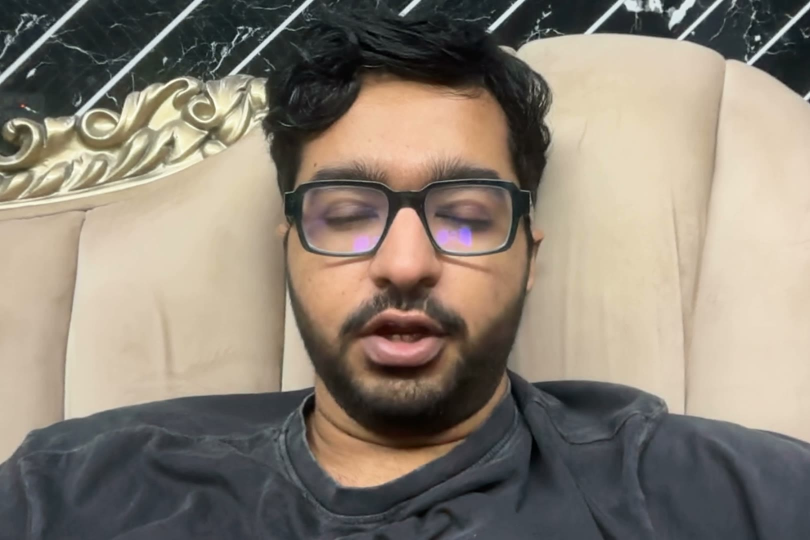
#> input picture backend/data/derived/videos/53019d28cee5911f/shot_0000.jpg, 1620 x 1080 px (shown at 1/2 size)
$ python -i fingerprints.py   (imports and definitions only)
#> lines starting #> are read from the running program, lines starting #| are printed output that depends on the picture
"""Shot fingerprints: deterministic shot-level representations.

Built from a Phase 2 `VideoRepresentation`. Each fingerprint holds:

- timeline bounds (start, end, duration)
- a perceptual visual fingerprint (64-bit aHash, 16 hex chars)
- a colour fingerprint (mean RGB + per-channel histogram)
- a normalized transcript and token list
- flags (has_speech, sequence_index)

The visual fingerprint is computed from the *first* available
keyframe. Phase 2 ships exactly one keyframe per shot (the
midpoint frame); we use whichever the Phase 2 pipeline produced.

Implementation note: we use a pure-Pillow DCT-based pHash rather
than depending on `imagehash` (which is not in `pyproject.toml`
and which we don't want to add when 60 lines of numpy + PIL give
us the same answer). The output is a 16-hex-char string.

Phase 3 visual-fingerprint repair: the 64-bit pHash alone
*degenerates* on visually uniform / solid-colour content (e.g.
the Phase 3 controlled fixtures). The fingerprint therefore
additionally carries a colour fingerprint (mean RGB + a small
per-channel histogram). Both signals are exposed
independently; `app.services.alignment.similarity.visual_similarity`
blends them. See the build-log entry for the Phase 3 repair
for the rationale.
"""

from __future__ import annotations

import re
import string
from pathlib import Path

import numpy as np
from PIL import Image

from app.models.alignment import ShotFingerprint
from app.models.media import VideoRepresentation

# 64-bit pHash → 16 hex chars. Stored as a string for portability
# across JSON serialization and human-readable diagnostics.
_HASH_BITS = 64
_HASH_HEX_CHARS = _HASH_BITS // 4
_ZERO_HASH = "0" * _HASH_HEX_CHARS

# Colour histogram: 4 bins per channel x 3 channels = 12 bins
# total. The histogram is *normalized* (sums to 1.0) so the
# downstream `histogram_intersection` similarity is in [0, 1].
_HIST_BINS_PER_CHANNEL = 4
_HIST_TOTAL_BINS = _HIST_BINS_PER_CHANNEL * 3

# Transcript normalization. Lowercase, strip punctuation, collapse
# whitespace. Keep digits + ASCII letters; everything else becomes
# whitespace before collapsing.
_PUNCT_RE = re.compile(f"[{re.escape(string.punctuation)}]")


# [19 lines left out: functions _normalize_transcript, _tokenize, not called in this run]


# ---------------------------------------------------------------------------
# Visual fingerprint (pHash via DCT).
# ---------------------------------------------------------------------------


def _dct_2d_8x8(gray32: np.ndarray) -> np.ndarray:
    """Compute an 8x8 DCT-II on a 32x32 grayscale float array.

    Implemented in numpy using the orthonormal DCT-II matrix
    factorization `C @ x @ C.T` with the standard orthonormal
    basis. This is deterministic, has no external deps, and is
    plenty fast for one keyframe per shot.

    We only need the top-left 8x8 of the result (the lowest
    frequencies), so we slice before allocating the full
    transform.
    """
    n = 32
    if gray32.shape != (n, n):
        raise ValueError(f"expected ({n},{n}) input, got {gray32.shape}")

    # Orthonormal DCT-II basis.
    k = np.arange(n)
    basis = np.cos(np.pi * np.outer(k + 0.5, k) / n)
    basis[0, :] *= 1.0 / np.sqrt(2.0)
    basis *= np.sqrt(2.0 / n)

    full = basis @ gray32 @ basis.T
    # Top-left 8x8 holds the lowest-frequency coefficients.
    return full[:8, :8]


def _phash_from_keyframe(path: Path) -> str:
    """Compute a 64-bit pHash of a keyframe image.

    Steps (standard pHash recipe):
    1. Reduce to 32x32 grayscale.
    2. Compute DCT, keep top-left 8x8 (excluding DC).
    3. Compare each coefficient against the median of the kept
       block; bits encode above/below median.
    4. Pack into 16 hex chars.

    To avoid the well-known pHash degeneracy on near-monochrome
    images (where the non-DC coefficients are all roughly the
    same sign, so the median test produces the same bit pattern
    regardless of colour), we replace the top 8 bits of the hash
    with a quantized mean-luminance code (8 levels). The
    remaining 56 bits are still the standard pHash median test,
    so visually-similar content still scores similarly.

    Returns "0" * 16 if the file cannot be read.
    """
    try:
        with Image.open(path) as im:
#> im is the input picture: PIL image 1620x1080 RGB; mean R, G, B 138.1, 128.4, 115.8
            gray = im.convert("L").resize((32, 32), Image.Resampling.LANCZOS)
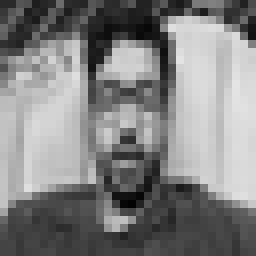
#> gray: PIL image 32x32 L (shown 8 times larger); min 2, max 228, mean 129.9
    except (OSError, FileNotFoundError, ValueError):
        return _ZERO_HASH

    arr = np.asarray(gray, dtype=np.float64)
    dct = _dct_2d_8x8(arr)
#> in _dct_2d_8x8, `full = basis @ gray32 @ basis.T`:
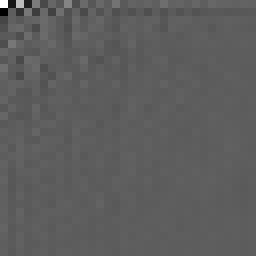
#> full: shape (32, 32) float64 (shown 8 times larger); min -1031, max 1775.9, mean 0.6; drawn with min black and max white
    block = dct.copy()
    block[0, 0] = 0.0
    flat = block.flatten()
#> flat = 64 values, max 1052.5 at index 2, min -1031 at index 8, mean -16.09
    med = float(np.median(flat))
#> med = 13.66
    bits = (flat > med).astype(np.uint8)
#> bits = 64 values, max 1 at index 2, min 0 at index 0, mean 0.5

    # 9-bit luminance prefix: 3 bits per channel of the
    # down-sampled image (mean R, G, B). This breaks the well-
    # known pHash degeneracy on near-monochrome frames where
    # the median test would otherwise collapse all
    # single-colour shots onto the same hash.
    r = g = b = 0
    try:
        with Image.open(path) as im2:
            px = im2.convert("RGB").resize((1, 1), Image.Resampling.LANCZOS).getpixel((0, 0))
#> px = (143, 131, 117)
        # `px` is the (R, G, B) tuple. PIL returns ints for an
        # "RGB" image but be defensive against future format
        # changes.
        if isinstance(px, tuple) and len(px) == 3:
            r, g, b = int(px[0]), int(px[1]), int(px[2])
#> r = 143; g = 131; b = 117
    except (OSError, FileNotFoundError, ValueError, TypeError):
        r = g = b = 0
    prefix_bits = (
        ((int(r) >> 5) & 0x7) << 6 | ((int(g) >> 5) & 0x7) << 3 | ((int(b) >> 5) & 0x7)
    )  # 9 bits
#> prefix_bits = 291

    # Pack pHash bits (we have 64 of them; we use the bottom 55
    # to keep the total at 64).
    phash_packed = 0
    for bit in bits[:55]:
        phash_packed = (phash_packed << 1) | int(bit)
#> this loop made 55 passes
#> (bit, phash_packed) on passes 2 to 13: (0, 0), (1, 1), (0, 2), (1, 5), (0, 10), (1, 21), (0, 42), (0, 84), (0, 168), (0, 336), (1, 673), (0, 1346)
#> phash_packed on pass 1: 0
#> after the loop, phash_packed = 5922722102851443

    full = (prefix_bits << 55) | phash_packed
#> full = 10490302654621366131
    return f"{full:0{_HASH_HEX_CHARS}x}"


# ---------------------------------------------------------------------------
# Colour fingerprint: mean RGB + normalized per-channel histogram.
# ---------------------------------------------------------------------------


# [160 lines left out: functions _mean_rgb_from_keyframe, _histogram_from_keyframe, build_fingerprints, hamming_hex, mean_rgb_similarity, histogram_intersection, not called in this run]


__all__ = [
    "build_fingerprints",
    "hamming_hex",
    "mean_rgb_similarity",
    "histogram_intersection",
    "_HIST_BINS_PER_CHANNEL",
    "_HIST_TOTAL_BINS",
]

>>> result = _phash_from_keyframe('../../../data/derived/videos/53019d28cee5911f/shot_0000.jpg')
#> result = '91950aaf330b3773'
